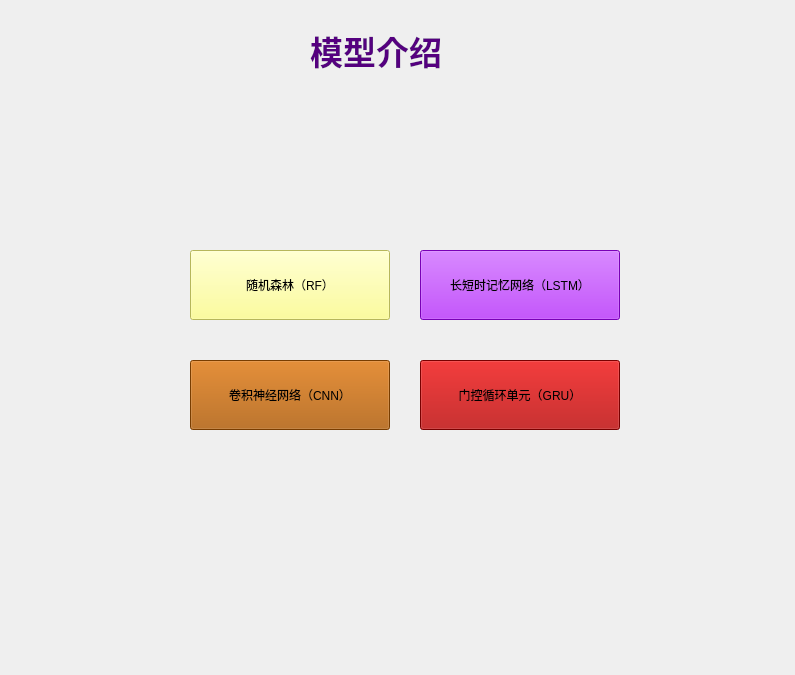
<?xml version="1.0" encoding="UTF-8"?>
<ui version="4.0">
 <class>mxjs</class>
 <widget class="QWidget" name="mxjs">
  <property name="geometry">
   <rect>
    <x>0</x>
    <y>0</y>
    <width>795</width>
    <height>675</height>
   </rect>
  </property>
  <property name="windowTitle">
   <string>模型介绍</string>
  </property>
  <widget class="QLabel" name="label_2">
   <property name="geometry">
    <rect>
     <x>310</x>
     <y>30</y>
     <width>181</width>
     <height>41</height>
    </rect>
   </property>
   <property name="font">
    <font>
     <pointsize>25</pointsize>
     <weight>75</weight>
     <bold>true</bold>
    </font>
   </property>
   <property name="styleSheet">
    <string notr="true">color: rgb(170, 0, 0);
color: rgb(85, 0, 127);</string>
   </property>
   <property name="text">
    <string>模型介绍</string>
   </property>
  </widget>
  <widget class="QPushButton" name="pushButton">
   <property name="geometry">
    <rect>
     <x>190</x>
     <y>250</y>
     <width>200</width>
     <height>70</height>
    </rect>
   </property>
   <property name="styleSheet">
    <string notr="true">background-color: rgb(255, 255, 127);</string>
   </property>
   <property name="text">
    <string>随机森林（RF）</string>
   </property>
  </widget>
  <widget class="QPushButton" name="pushButton_2">
   <property name="geometry">
    <rect>
     <x>420</x>
     <y>250</y>
     <width>200</width>
     <height>70</height>
    </rect>
   </property>
   <property name="styleSheet">
    <string notr="true">background-color: rgb(170, 0, 255);</string>
   </property>
   <property name="text">
    <string>长短时记忆网络（LSTM）</string>
   </property>
  </widget>
  <widget class="QPushButton" name="pushButton_4">
   <property name="geometry">
    <rect>
     <x>420</x>
     <y>360</y>
     <width>200</width>
     <height>70</height>
    </rect>
   </property>
   <property name="styleSheet">
    <string notr="true">background-color: rgb(170, 0, 0);</string>
   </property>
   <property name="text">
    <string>门控循环单元（GRU）</string>
   </property>
  </widget>
  <widget class="QPushButton" name="pushButton_3">
   <property name="geometry">
    <rect>
     <x>190</x>
     <y>360</y>
     <width>200</width>
     <height>70</height>
    </rect>
   </property>
   <property name="styleSheet">
    <string notr="true">background-color: rgb(170, 85, 0);</string>
   </property>
   <property name="text">
    <string>卷积神经网络（CNN）</string>
   </property>
  </widget>
 </widget>
 <resources/>
 <connections/>
</ui>
